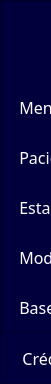
      <widget class="QFrame" name="menu">
       <property name="minimumSize">
        <size>
         <width>51</width>
         <height>0</height>
        </size>
       </property>
       <property name="maximumSize">
        <size>
         <width>0</width>
         <height>16777215</height>
        </size>
       </property>
       <property name="font">
        <font>
         <family>Circular Std Book</family>
         <pointsize>10</pointsize>
        </font>
       </property>
       <property name="styleSheet">
        <string notr="true">background-color: rgb(0, 0, 61);
color: white;</string>
       </property>
       <property name="frameShape">
        <enum>QFrame::StyledPanel</enum>
       </property>
       <property name="frameShadow">
        <enum>QFrame::Raised</enum>
       </property>
       <layout class="QVBoxLayout" name="verticalLayout_2">
        <property name="spacing">
         <number>0</number>
        </property>
        <property name="leftMargin">
         <number>0</number>
        </property>
        <property name="topMargin">
         <number>0</number>
        </property>
        <property name="rightMargin">
         <number>0</number>
        </property>
        <property name="bottomMargin">
         <number>0</number>
        </property>
        <item alignment="Qt::AlignTop">
         <widget class="QFrame" name="options">
          <property name="minimumSize">
           <size>
            <width>240</width>
            <height>0</height>
           </size>
          </property>
          <property name="maximumSize">
           <size>
            <width>240</width>
            <height>16777215</height>
           </size>
          </property>
          <property name="font">
           <font>
            <family>Circular Std Book</family>
           </font>
          </property>
          <property name="styleSheet">
           <string notr="true">QPushButton {
border: 0px solid;
color: white;
text-align: left;
padding-left: 9px;
}

QPushButton:hover {
background-color: rgb(0, 0, 30);
color: white;
border-left: 3px solid;
border-color: rgb(255, 255, 255);
}

QLabel {
color: white;
}</string>
          </property>
          <property name="frameShape">
           <enum>QFrame::StyledPanel</enum>
          </property>
          <property name="frameShadow">
           <enum>QFrame::Raised</enum>
          </property>
          <layout class="QVBoxLayout" name="verticalLayout_3">
           <property name="spacing">
            <number>0</number>
           </property>
           <property name="leftMargin">
            <number>0</number>
           </property>
           <property name="topMargin">
            <number>0</number>
           </property>
           <property name="rightMargin">
            <number>0</number>
           </property>
           <property name="bottomMargin">
            <number>0</number>
           </property>
           <item alignment="Qt::AlignHCenter">
            <widget class="QLabel" name="lbl_name_program">
             <property name="minimumSize">
              <size>
               <width>0</width>
               <height>80</height>
              </size>
             </property>
             <property name="maximumSize">
              <size>
               <width>16777215</width>
               <height>80</height>
              </size>
             </property>
             <property name="font">
              <font>
               <family>Circular Std Book</family>
               <pointsize>19</pointsize>
               <italic>false</italic>
               <bold>true</bold>
               <underline>false</underline>
               <strikeout>false</strikeout>
               <kerning>true</kerning>
              </font>
             </property>
             <property name="styleSheet">
              <string notr="true">color: white;</string>
             </property>
             <property name="text">
              <string>Project RVR</string>
             </property>
             <property name="alignment">
              <set>Qt::AlignCenter</set>
             </property>
            </widget>
           </item>
           <item>
            <widget class="QPushButton" name="btn_menu">
             <property name="minimumSize">
              <size>
               <width>0</width>
               <height>50</height>
              </size>
             </property>
             <property name="maximumSize">
              <size>
               <width>16777215</width>
               <height>50</height>
              </size>
             </property>
             <property name="font">
              <font>
               <family>Circular Std</family>
               <pointsize>12</pointsize>
              </font>
             </property>
             <property name="text">
              <string>  Menú</string>
             </property>
             <property name="icon">
              <iconset>
               <normaloff>:/icons/menu-lockw.png</normaloff>:/icons/menu-lockw.png</iconset>
             </property>
             <property name="iconSize">
              <size>
               <width>30</width>
               <height>30</height>
              </size>
             </property>
            </widget>
           </item>
           <item>
            <widget class="QPushButton" name="btn_paciente">
             <property name="minimumSize">
              <size>
               <width>0</width>
               <height>50</height>
              </size>
             </property>
             <property name="maximumSize">
              <size>
               <width>16777215</width>
               <height>50</height>
              </size>
             </property>
             <property name="font">
              <font>
               <family>Circular Std</family>
               <pointsize>12</pointsize>
              </font>
             </property>
             <property name="text">
              <string>  Paciente</string>
             </property>
             <property name="icon">
              <iconset>
               <normaloff>:/icons/patient.png</normaloff>:/icons/patient.png</iconset>
             </property>
             <property name="iconSize">
              <size>
               <width>30</width>
               <height>30</height>
              </size>
             </property>
            </widget>
           </item>
           <item>
            <widget class="QPushButton" name="btn_estadistica_patient">
             <property name="minimumSize">
              <size>
               <width>0</width>
               <height>50</height>
              </size>
             </property>
             <property name="maximumSize">
              <size>
               <width>16777215</width>
               <height>50</height>
              </size>
             </property>
             <property name="font">
              <font>
               <family>Circular Std</family>
               <pointsize>12</pointsize>
              </font>
             </property>
             <property name="text">
              <string>  Estadísticas</string>
             </property>
             <property name="icon">
              <iconset>
               <normaloff>:/icons/analytics.png</normaloff>:/icons/analytics.png</iconset>
             </property>
             <property name="iconSize">
              <size>
               <width>30</width>
               <height>30</height>
              </size>
             </property>
            </widget>
           </item>
           <item>
            <widget class="QPushButton" name="btn_model3D">
             <property name="minimumSize">
              <size>
               <width>0</width>
               <height>50</height>
              </size>
             </property>
             <property name="maximumSize">
              <size>
               <width>16777215</width>
               <height>50</height>
              </size>
             </property>
             <property name="font">
              <font>
               <family>Circular Std</family>
               <pointsize>12</pointsize>
              </font>
             </property>
             <property name="text">
              <string>  Modelo 3D</string>
             </property>
             <property name="icon">
              <iconset>
               <normaloff>:/icons/3d.png</normaloff>:/icons/3d.png</iconset>
             </property>
             <property name="iconSize">
              <size>
               <width>30</width>
               <height>30</height>
              </size>
             </property>
            </widget>
           </item>
           <item>
            <widget class="QPushButton" name="btn_db">
             <property name="minimumSize">
              <size>
               <width>0</width>
               <height>50</height>
              </size>
             </property>
             <property name="maximumSize">
              <size>
               <width>16777215</width>
               <height>50</height>
              </size>
             </property>
             <property name="font">
              <font>
               <family>Circular Std</family>
               <pointsize>12</pointsize>
              </font>
             </property>
             <property name="text">
              <string>  Base de Datos</string>
             </property>
             <property name="icon">
              <iconset>
               <normaloff>:/icons/db.png</normaloff>:/icons/db.png</iconset>
             </property>
             <property name="iconSize">
              <size>
               <width>30</width>
               <height>30</height>
              </size>
             </property>
            </widget>
           </item>
          </layout>
         </widget>
        </item>
        <item>
         <widget class="QPushButton" name="btn_creditos">
          <property name="minimumSize">
           <size>
            <width>240</width>
            <height>50</height>
           </size>
          </property>
          <property name="maximumSize">
           <size>
            <width>240</width>
            <height>50</height>
           </size>
          </property>
          <property name="font">
           <font>
            <family>Circular Std</family>
            <pointsize>12</pointsize>
           </font>
          </property>
          <property name="cursor">
           <cursorShape>PointingHandCursor</cursorShape>
          </property>
          <property name="styleSheet">
           <string notr="true">QPushButton {
border: 0px solid;
color: white;
text-align: left;
padding-left: 9px;
}

QPushButton:hover {
background-color: rgb(0, 0, 30);
color: white;
border-left: 3px solid;
border-color: rgb(255, 255, 255);
}</string>
          </property>
          <property name="text">
           <string>   Créditos</string>
          </property>
          <property name="icon">
           <iconset>
            <normaloff>:/icons/credit.png</normaloff>:/icons/credit.png</iconset>
          </property>
          <property name="iconSize">
           <size>
            <width>30</width>
            <height>30</height>
           </size>
          </property>
         </widget>
        </item>
       </layout>
      </widget>
